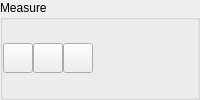
            <widget class="QGroupBox" name="MeasureGroup" >
             <property name="sizePolicy" >
              <sizepolicy>
               <hsizetype>7</hsizetype>
               <vsizetype>0</vsizetype>
               <horstretch>0</horstretch>
               <verstretch>0</verstretch>
              </sizepolicy>
             </property>
             <property name="title" >
              <string>Measure</string>
             </property>
             <layout class="QHBoxLayout" >
              <property name="margin" >
               <number>0</number>
              </property>
              <property name="spacing" >
               <number>0</number>
              </property>
              <item>
               <layout class="QHBoxLayout" >
                <property name="margin" >
                 <number>0</number>
                </property>
                <property name="spacing" >
                 <number>0</number>
                </property>
                <item>
                 <widget class="QPushButton" name="MeasureDistanceButton" >
                  <property name="sizePolicy" >
                   <sizepolicy>
                    <hsizetype>0</hsizetype>
                    <vsizetype>0</vsizetype>
                    <horstretch>0</horstretch>
                    <verstretch>0</verstretch>
                   </sizepolicy>
                  </property>
                  <property name="minimumSize" >
                   <size>
                    <width>30</width>
                    <height>30</height>
                   </size>
                  </property>
                  <property name="maximumSize" >
                   <size>
                    <width>30</width>
                    <height>30</height>
                   </size>
                  </property>
                  <property name="toolTip" >
                   <string>Measure distance between atoms</string>
                  </property>
                  <property name="text" >
                   <string/>
                  </property>
                  <property name="icon" >
                   <iconset resource="icons.qrc" >:/geometry/icons/measure_distance.svg</iconset>
                  </property>
                  <property name="checkable" >
                   <bool>true</bool>
                  </property>
                  <property name="autoExclusive" >
                   <bool>true</bool>
                  </property>
                 </widget>
                </item>
                <item>
                 <widget class="QPushButton" name="MeasureAngleButton" >
                  <property name="sizePolicy" >
                   <sizepolicy>
                    <hsizetype>0</hsizetype>
                    <vsizetype>0</vsizetype>
                    <horstretch>0</horstretch>
                    <verstretch>0</verstretch>
                   </sizepolicy>
                  </property>
                  <property name="minimumSize" >
                   <size>
                    <width>30</width>
                    <height>30</height>
                   </size>
                  </property>
                  <property name="maximumSize" >
                   <size>
                    <width>30</width>
                    <height>30</height>
                   </size>
                  </property>
                  <property name="toolTip" >
                   <string>Measure angle between atoms</string>
                  </property>
                  <property name="text" >
                   <string/>
                  </property>
                  <property name="icon" >
                   <iconset resource="icons.qrc" >:/geometry/icons/measure_angle.svg</iconset>
                  </property>
                  <property name="checkable" >
                   <bool>true</bool>
                  </property>
                  <property name="autoExclusive" >
                   <bool>true</bool>
                  </property>
                 </widget>
                </item>
                <item>
                 <widget class="QPushButton" name="MeasureTorsionButton" >
                  <property name="sizePolicy" >
                   <sizepolicy>
                    <hsizetype>0</hsizetype>
                    <vsizetype>0</vsizetype>
                    <horstretch>0</horstretch>
                    <verstretch>0</verstretch>
                   </sizepolicy>
                  </property>
                  <property name="minimumSize" >
                   <size>
                    <width>30</width>
                    <height>30</height>
                   </size>
                  </property>
                  <property name="maximumSize" >
                   <size>
                    <width>30</width>
                    <height>30</height>
                   </size>
                  </property>
                  <property name="toolTip" >
                   <string>Measure torsion between atoms</string>
                  </property>
                  <property name="text" >
                   <string/>
                  </property>
                  <property name="icon" >
                   <iconset resource="icons.qrc" >:/geometry/icons/measure_torsion.svg</iconset>
                  </property>
                  <property name="checkable" >
                   <bool>true</bool>
                  </property>
                  <property name="autoExclusive" >
                   <bool>true</bool>
                  </property>
                 </widget>
                </item>
                <item>
                 <spacer>
                  <property name="orientation" >
                   <enum>Qt::Horizontal</enum>
                  </property>
                  <property name="sizeType" >
                   <enum>QSizePolicy::MinimumExpanding</enum>
                  </property>
                  <property name="sizeHint" >
                   <size>
                    <width>40</width>
                    <height>20</height>
                   </size>
                  </property>
                 </spacer>
                </item>
               </layout>
              </item>
             </layout>
            </widget>
